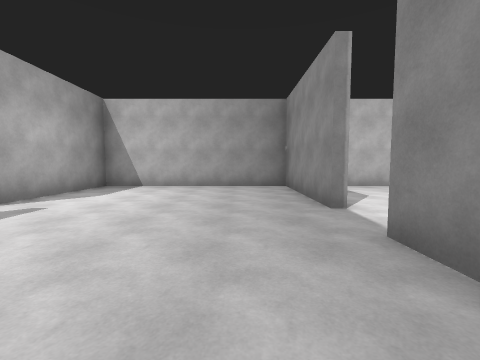
view 1 (above)

20 first-person views from a walk through a 3-D level made in the Unity game engine. The camera is 1.4 m above the floor, tilts 4° down and sees 90° across. The floor is counted in squares, 2 m on a side. Each view is taken from the middle of a square. On the plan, view 1 faces up. The plan holds only what a view shows up to about 9 squares ahead; the rest is blank. The player is left out.

view 2
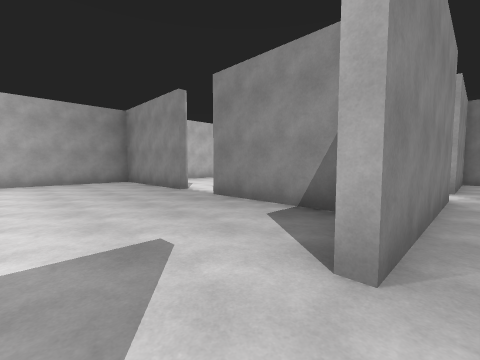

view 3
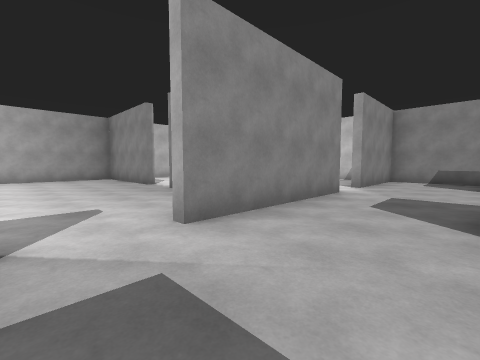

view 4
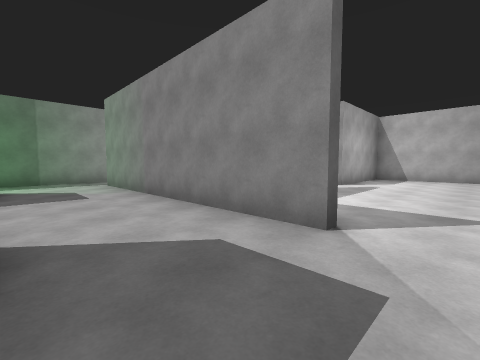

view 5
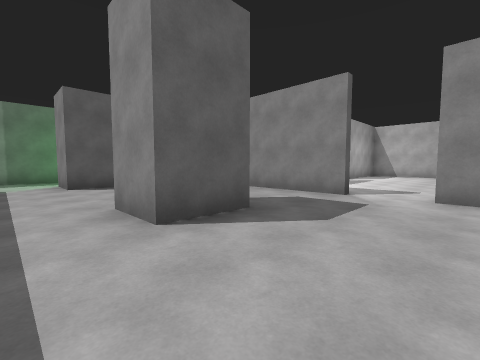

view 6
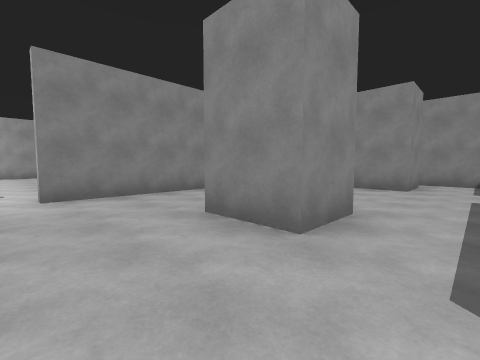

view 7
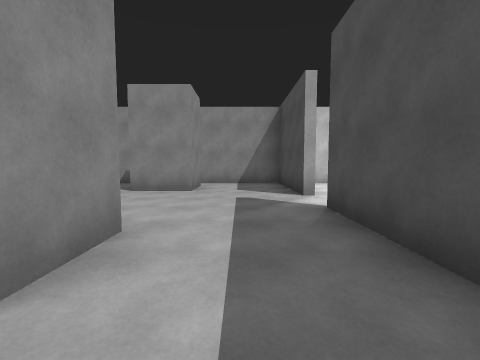

view 8
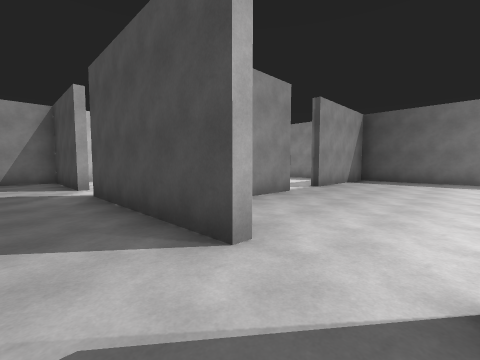

view 9
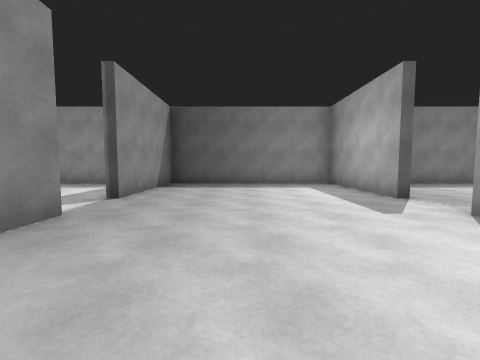

view 10
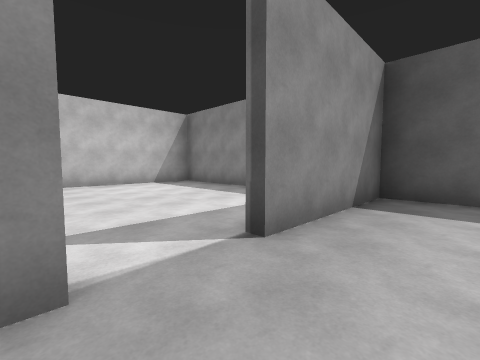

view 11
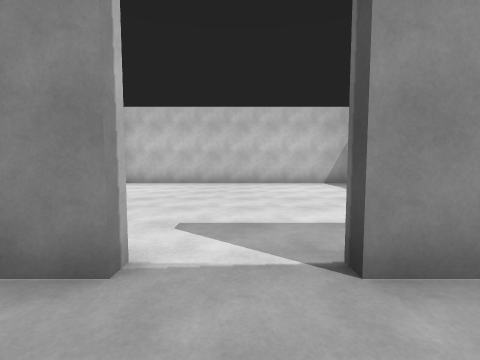

view 12
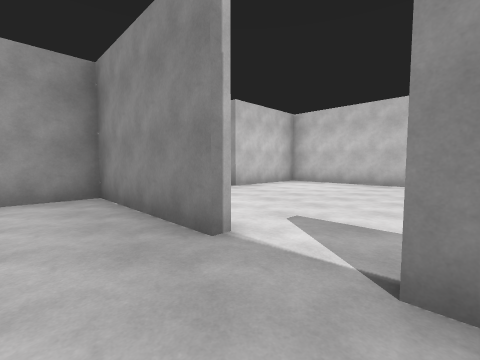

view 13
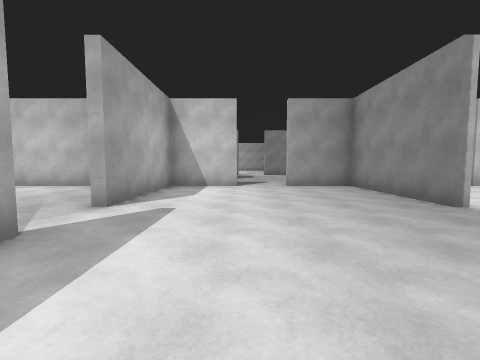

view 14
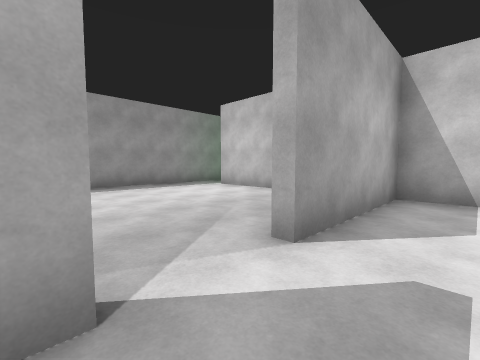

view 15
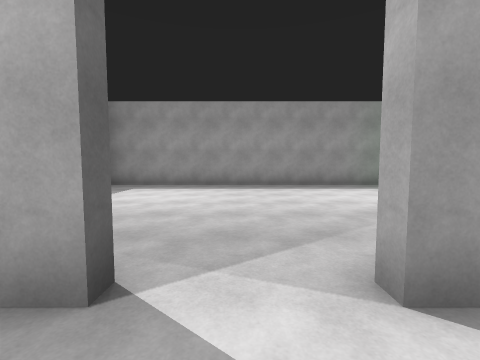

view 16
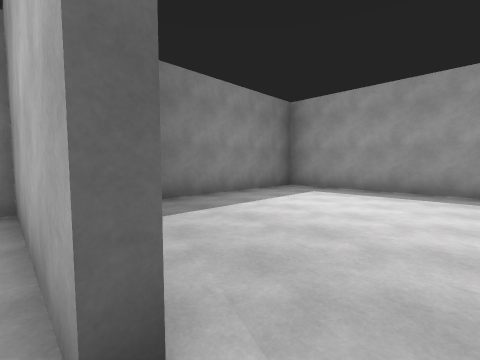

view 17
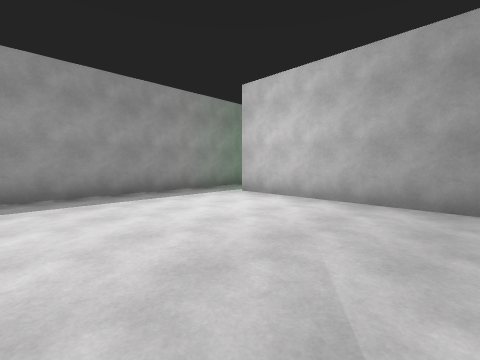

view 18
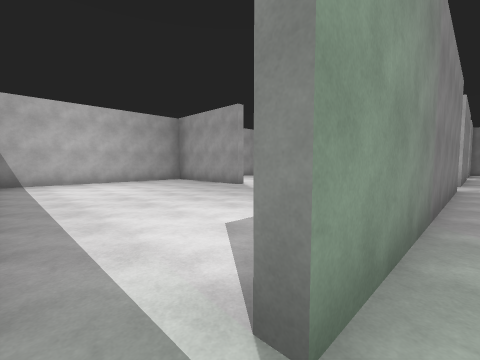

view 19
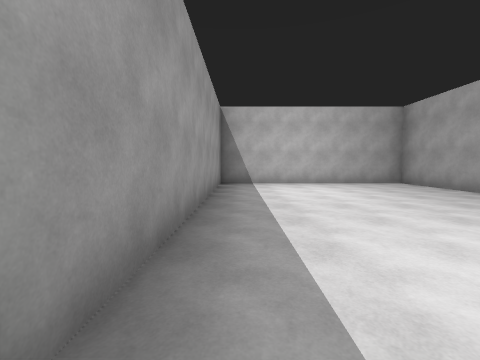

view 20
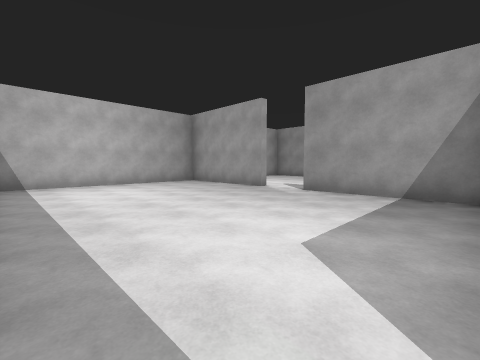

### Floor plan
Ten units are one square. View 1 is at (0, 0); x grows to the right and y downward. Boxes are objects, and circles mark ways between rooms. Rooms are numbered by the first view taken in them; rooms with no view inside come last. Other rooms are left out.
<svg viewBox="-112 -79 201 258">
<path fill="none" stroke="#000" d="M14 -36 14 -74 -41 -74 -41 -36M14 6 14 -24M-26 41 -26 58 -40 58M-6 84 39 84M-20 16 -94 16M25 58 11 58 11 41M38 16 -6 16M-76 46 -76 58 -89 58M51 84 84 84 84 56M75 58 61 58 61 41M84 40 84 16 51 16M-107 5 -107 85M14 122 14 86 -6 86M-41 136 -41 174 14 174 14 136M-20 86 -41 86 -41 122M-107 85 -107 174 -61 174M-49 86 -94 86M36 174 74 174M74 86 51 86M84 168 84 90M-44 -36 -44 -74 -107 -74 -107 5M-44 11 -44 -24"/>
<circle cx="-15" cy="10" r="3" fill="#2a7"/>
<circle cx="-40" cy="-30" r="3" fill="#2a7"/>
<circle cx="-15" cy="80" r="3" fill="#2a7"/>
<circle cx="-100" cy="80" r="3" fill="#2a7"/>
<circle cx="45" cy="80" r="3" fill="#2a7"/>
<circle cx="-100" cy="10" r="3" fill="#2a7"/>
<circle cx="-40" cy="130" r="3" fill="#2a7"/>
<circle cx="20" cy="130" r="3" fill="#2a7"/>
<text x="-10" y="-30">1</text>
<text x="-10" y="50">2</text>
<text x="-10" y="130">3</text>
<text x="-80" y="130">4</text>
<text x="50" y="130">5</text>
<text x="-80" y="-40">6</text>
</svg>
Room 1 opens to room 2. Room 1 opens to room 6. Room 2 opens to room 3. Room 2 opens to room 4. Room 2 opens to room 5. Room 2 opens to room 6. Room 3 opens to room 4. Room 3 opens to room 5.

Where each view was taken, in squares from view 1:
view 1: 0 up, 0 right, facing up
view 2: 2 down, 2 left, facing up-right
view 3: 4 down, 2 left, facing up-right
view 4: 4 down, 1 left, facing up-left
view 5: 7 down, 0 right, facing up-left
view 6: 7 down, 1 left, facing up-right
view 7: 7 down, 0 right, facing right
view 8: 7 down, 2 left, facing down-right
view 9: 9 down, 1 left, facing down
view 10: 12 down, 0 right, facing down-right
view 11: 13 down, 0 right, facing right
view 12: 14 down, 0 right, facing up-right
view 13: 16 down, 2 left, facing up
view 14: 14 down, 3 left, facing up-left
view 15: 13 down, 3 left, facing left
view 16: 13 down, 4 left, facing down-left
view 17: 13 down, 5 left, facing up-left
view 18: 2 down, 10 left, facing up-right
view 19: 1 down, 10 left, facing up
view 20: 1 down, 10 left, facing up-right
